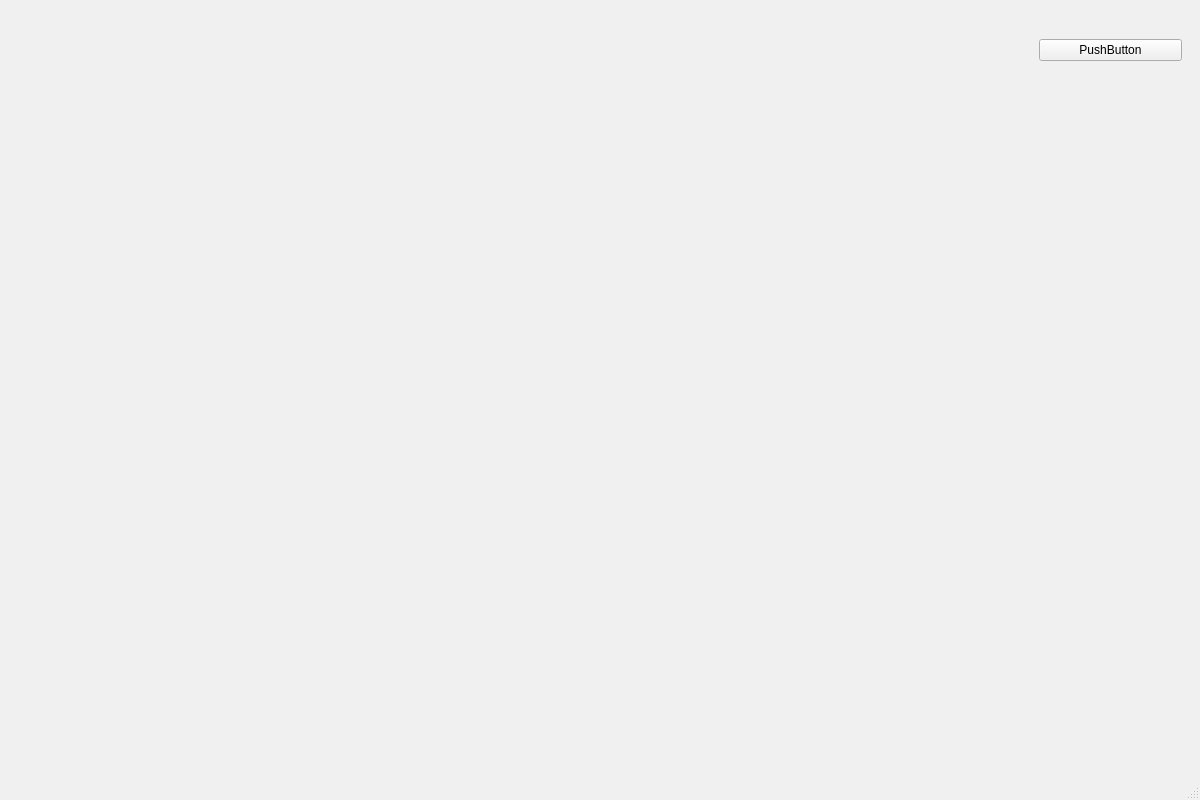
<?xml version="1.0" encoding="UTF-8"?>
<ui version="4.0">
 <class>MainWindow</class>
 <widget class="QMainWindow" name="MainWindow">
  <property name="geometry">
   <rect>
    <x>0</x>
    <y>0</y>
    <width>1200</width>
    <height>800</height>
   </rect>
  </property>
  <property name="palette">
   <palette>
    <active>
     <colorrole role="WindowText">
      <brush brushstyle="SolidPattern">
       <color alpha="255">
        <red>0</red>
        <green>0</green>
        <blue>0</blue>
       </color>
      </brush>
     </colorrole>
     <colorrole role="Button">
      <brush brushstyle="SolidPattern">
       <color alpha="255">
        <red>240</red>
        <green>240</green>
        <blue>240</blue>
       </color>
      </brush>
     </colorrole>
     <colorrole role="Light">
      <brush brushstyle="SolidPattern">
       <color alpha="255">
        <red>255</red>
        <green>255</green>
        <blue>255</blue>
       </color>
      </brush>
     </colorrole>
     <colorrole role="Midlight">
      <brush brushstyle="SolidPattern">
       <color alpha="255">
        <red>227</red>
        <green>227</green>
        <blue>227</blue>
       </color>
      </brush>
     </colorrole>
     <colorrole role="Dark">
      <brush brushstyle="SolidPattern">
       <color alpha="255">
        <red>160</red>
        <green>160</green>
        <blue>160</blue>
       </color>
      </brush>
     </colorrole>
     <colorrole role="Mid">
      <brush brushstyle="SolidPattern">
       <color alpha="255">
        <red>160</red>
        <green>160</green>
        <blue>160</blue>
       </color>
      </brush>
     </colorrole>
     <colorrole role="Text">
      <brush brushstyle="SolidPattern">
       <color alpha="255">
        <red>0</red>
        <green>0</green>
        <blue>0</blue>
       </color>
      </brush>
     </colorrole>
     <colorrole role="BrightText">
      <brush brushstyle="SolidPattern">
       <color alpha="255">
        <red>255</red>
        <green>255</green>
        <blue>255</blue>
       </color>
      </brush>
     </colorrole>
     <colorrole role="ButtonText">
      <brush brushstyle="SolidPattern">
       <color alpha="255">
        <red>0</red>
        <green>0</green>
        <blue>0</blue>
       </color>
      </brush>
     </colorrole>
     <colorrole role="Base">
      <brush brushstyle="SolidPattern">
       <color alpha="255">
        <red>255</red>
        <green>255</green>
        <blue>255</blue>
       </color>
      </brush>
     </colorrole>
     <colorrole role="Window">
      <brush brushstyle="SolidPattern">
       <color alpha="255">
        <red>0</red>
        <green>0</green>
        <blue>0</blue>
       </color>
      </brush>
     </colorrole>
     <colorrole role="Shadow">
      <brush brushstyle="SolidPattern">
       <color alpha="255">
        <red>105</red>
        <green>105</green>
        <blue>105</blue>
       </color>
      </brush>
     </colorrole>
     <colorrole role="Highlight">
      <brush brushstyle="SolidPattern">
       <color alpha="255">
        <red>0</red>
        <green>120</green>
        <blue>215</blue>
       </color>
      </brush>
     </colorrole>
     <colorrole role="HighlightedText">
      <brush brushstyle="SolidPattern">
       <color alpha="255">
        <red>255</red>
        <green>255</green>
        <blue>255</blue>
       </color>
      </brush>
     </colorrole>
     <colorrole role="Link">
      <brush brushstyle="SolidPattern">
       <color alpha="255">
        <red>0</red>
        <green>0</green>
        <blue>255</blue>
       </color>
      </brush>
     </colorrole>
     <colorrole role="LinkVisited">
      <brush brushstyle="SolidPattern">
       <color alpha="255">
        <red>255</red>
        <green>0</green>
        <blue>255</blue>
       </color>
      </brush>
     </colorrole>
     <colorrole role="AlternateBase">
      <brush brushstyle="SolidPattern">
       <color alpha="255">
        <red>245</red>
        <green>245</green>
        <blue>245</blue>
       </color>
      </brush>
     </colorrole>
     <colorrole role="NoRole">
      <brush brushstyle="SolidPattern">
       <color alpha="255">
        <red>0</red>
        <green>0</green>
        <blue>0</blue>
       </color>
      </brush>
     </colorrole>
     <colorrole role="ToolTipBase">
      <brush brushstyle="SolidPattern">
       <color alpha="255">
        <red>255</red>
        <green>255</green>
        <blue>220</blue>
       </color>
      </brush>
     </colorrole>
     <colorrole role="ToolTipText">
      <brush brushstyle="SolidPattern">
       <color alpha="255">
        <red>0</red>
        <green>0</green>
        <blue>0</blue>
       </color>
      </brush>
     </colorrole>
     <colorrole role="PlaceholderText">
      <brush brushstyle="SolidPattern">
       <color alpha="128">
        <red>0</red>
        <green>0</green>
        <blue>0</blue>
       </color>
      </brush>
     </colorrole>
    </active>
    <inactive>
     <colorrole role="WindowText">
      <brush brushstyle="SolidPattern">
       <color alpha="255">
        <red>0</red>
        <green>0</green>
        <blue>0</blue>
       </color>
      </brush>
     </colorrole>
     <colorrole role="Button">
      <brush brushstyle="SolidPattern">
       <color alpha="255">
        <red>240</red>
        <green>240</green>
        <blue>240</blue>
       </color>
      </brush>
     </colorrole>
     <colorrole role="Light">
      <brush brushstyle="SolidPattern">
       <color alpha="255">
        <red>255</red>
        <green>255</green>
        <blue>255</blue>
       </color>
      </brush>
     </colorrole>
     <colorrole role="Midlight">
      <brush brushstyle="SolidPattern">
       <color alpha="255">
        <red>227</red>
        <green>227</green>
        <blue>227</blue>
       </color>
      </brush>
     </colorrole>
     <colorrole role="Dark">
      <brush brushstyle="SolidPattern">
       <color alpha="255">
        <red>160</red>
        <green>160</green>
        <blue>160</blue>
       </color>
      </brush>
     </colorrole>
     <colorrole role="Mid">
      <brush brushstyle="SolidPattern">
       <color alpha="255">
        <red>160</red>
        <green>160</green>
        <blue>160</blue>
       </color>
      </brush>
     </colorrole>
     <colorrole role="Text">
      <brush brushstyle="SolidPattern">
       <color alpha="255">
        <red>0</red>
        <green>0</green>
        <blue>0</blue>
       </color>
      </brush>
     </colorrole>
     <colorrole role="BrightText">
      <brush brushstyle="SolidPattern">
       <color alpha="255">
        <red>255</red>
        <green>255</green>
        <blue>255</blue>
       </color>
      </brush>
     </colorrole>
     <colorrole role="ButtonText">
      <brush brushstyle="SolidPattern">
       <color alpha="255">
        <red>0</red>
        <green>0</green>
        <blue>0</blue>
       </color>
      </brush>
     </colorrole>
     <colorrole role="Base">
      <brush brushstyle="SolidPattern">
       <color alpha="255">
        <red>255</red>
        <green>255</green>
        <blue>255</blue>
       </color>
      </brush>
     </colorrole>
     <colorrole role="Window">
      <brush brushstyle="SolidPattern">
       <color alpha="255">
        <red>240</red>
        <green>240</green>
        <blue>240</blue>
       </color>
      </brush>
     </colorrole>
     <colorrole role="Shadow">
      <brush brushstyle="SolidPattern">
       <color alpha="255">
        <red>105</red>
        <green>105</green>
        <blue>105</blue>
       </color>
      </brush>
     </colorrole>
     <colorrole role="Highlight">
      <brush brushstyle="SolidPattern">
       <color alpha="255">
        <red>240</red>
        <green>240</green>
        <blue>240</blue>
       </color>
      </brush>
     </colorrole>
     <colorrole role="HighlightedText">
      <brush brushstyle="SolidPattern">
       <color alpha="255">
        <red>0</red>
        <green>0</green>
        <blue>0</blue>
       </color>
      </brush>
     </colorrole>
     <colorrole role="Link">
      <brush brushstyle="SolidPattern">
       <color alpha="255">
        <red>0</red>
        <green>0</green>
        <blue>255</blue>
       </color>
      </brush>
     </colorrole>
     <colorrole role="LinkVisited">
      <brush brushstyle="SolidPattern">
       <color alpha="255">
        <red>255</red>
        <green>0</green>
        <blue>255</blue>
       </color>
      </brush>
     </colorrole>
     <colorrole role="AlternateBase">
      <brush brushstyle="SolidPattern">
       <color alpha="255">
        <red>245</red>
        <green>245</green>
        <blue>245</blue>
       </color>
      </brush>
     </colorrole>
     <colorrole role="NoRole">
      <brush brushstyle="NoBrush">
       <color alpha="255">
        <red>0</red>
        <green>0</green>
        <blue>0</blue>
       </color>
      </brush>
     </colorrole>
     <colorrole role="ToolTipBase">
      <brush brushstyle="SolidPattern">
       <color alpha="255">
        <red>255</red>
        <green>255</green>
        <blue>220</blue>
       </color>
      </brush>
     </colorrole>
     <colorrole role="ToolTipText">
      <brush brushstyle="SolidPattern">
       <color alpha="255">
        <red>0</red>
        <green>0</green>
        <blue>0</blue>
       </color>
      </brush>
     </colorrole>
     <colorrole role="PlaceholderText">
      <brush brushstyle="SolidPattern">
       <color alpha="128">
        <red>0</red>
        <green>0</green>
        <blue>0</blue>
       </color>
      </brush>
     </colorrole>
    </inactive>
    <disabled>
     <colorrole role="WindowText">
      <brush brushstyle="SolidPattern">
       <color alpha="255">
        <red>120</red>
        <green>120</green>
        <blue>120</blue>
       </color>
      </brush>
     </colorrole>
     <colorrole role="Button">
      <brush brushstyle="SolidPattern">
       <color alpha="255">
        <red>240</red>
        <green>240</green>
        <blue>240</blue>
       </color>
      </brush>
     </colorrole>
     <colorrole role="Light">
      <brush brushstyle="SolidPattern">
       <color alpha="255">
        <red>255</red>
        <green>255</green>
        <blue>255</blue>
       </color>
      </brush>
     </colorrole>
     <colorrole role="Midlight">
      <brush brushstyle="SolidPattern">
       <color alpha="255">
        <red>247</red>
        <green>247</green>
        <blue>247</blue>
       </color>
      </brush>
     </colorrole>
     <colorrole role="Dark">
      <brush brushstyle="SolidPattern">
       <color alpha="255">
        <red>160</red>
        <green>160</green>
        <blue>160</blue>
       </color>
      </brush>
     </colorrole>
     <colorrole role="Mid">
      <brush brushstyle="SolidPattern">
       <color alpha="255">
        <red>160</red>
        <green>160</green>
        <blue>160</blue>
       </color>
      </brush>
     </colorrole>
     <colorrole role="Text">
      <brush brushstyle="SolidPattern">
       <color alpha="255">
        <red>120</red>
        <green>120</green>
        <blue>120</blue>
       </color>
      </brush>
     </colorrole>
     <colorrole role="BrightText">
      <brush brushstyle="SolidPattern">
       <color alpha="255">
        <red>255</red>
        <green>255</green>
        <blue>255</blue>
       </color>
      </brush>
     </colorrole>
     <colorrole role="ButtonText">
      <brush brushstyle="SolidPattern">
       <color alpha="255">
        <red>120</red>
        <green>120</green>
        <blue>120</blue>
       </color>
      </brush>
     </colorrole>
     <colorrole role="Base">
      <brush brushstyle="SolidPattern">
       <color alpha="255">
        <red>0</red>
        <green>0</green>
        <blue>0</blue>
       </color>
      </brush>
     </colorrole>
     <colorrole role="Window">
      <brush brushstyle="SolidPattern">
       <color alpha="255">
        <red>0</red>
        <green>0</green>
        <blue>0</blue>
       </color>
      </brush>
     </colorrole>
     <colorrole role="Shadow">
      <brush brushstyle="SolidPattern">
       <color alpha="255">
        <red>0</red>
        <green>0</green>
        <blue>0</blue>
       </color>
      </brush>
     </colorrole>
     <colorrole role="Highlight">
      <brush brushstyle="SolidPattern">
       <color alpha="255">
        <red>0</red>
        <green>120</green>
        <blue>215</blue>
       </color>
      </brush>
     </colorrole>
     <colorrole role="HighlightedText">
      <brush brushstyle="SolidPattern">
       <color alpha="255">
        <red>255</red>
        <green>255</green>
        <blue>255</blue>
       </color>
      </brush>
     </colorrole>
     <colorrole role="Link">
      <brush brushstyle="SolidPattern">
       <color alpha="255">
        <red>0</red>
        <green>0</green>
        <blue>255</blue>
       </color>
      </brush>
     </colorrole>
     <colorrole role="LinkVisited">
      <brush brushstyle="SolidPattern">
       <color alpha="255">
        <red>255</red>
        <green>0</green>
        <blue>255</blue>
       </color>
      </brush>
     </colorrole>
     <colorrole role="AlternateBase">
      <brush brushstyle="SolidPattern">
       <color alpha="255">
        <red>245</red>
        <green>245</green>
        <blue>245</blue>
       </color>
      </brush>
     </colorrole>
     <colorrole role="NoRole">
      <brush brushstyle="NoBrush">
       <color alpha="255">
        <red>0</red>
        <green>0</green>
        <blue>0</blue>
       </color>
      </brush>
     </colorrole>
     <colorrole role="ToolTipBase">
      <brush brushstyle="SolidPattern">
       <color alpha="255">
        <red>255</red>
        <green>255</green>
        <blue>220</blue>
       </color>
      </brush>
     </colorrole>
     <colorrole role="ToolTipText">
      <brush brushstyle="SolidPattern">
       <color alpha="255">
        <red>0</red>
        <green>0</green>
        <blue>0</blue>
       </color>
      </brush>
     </colorrole>
     <colorrole role="PlaceholderText">
      <brush brushstyle="SolidPattern">
       <color alpha="128">
        <red>0</red>
        <green>0</green>
        <blue>0</blue>
       </color>
      </brush>
     </colorrole>
    </disabled>
   </palette>
  </property>
  <property name="windowTitle">
   <string>MainWindow</string>
  </property>
  <widget class="QWidget" name="centralwidget">
   <property name="palette">
    <palette>
     <active/>
     <inactive/>
     <disabled/>
    </palette>
   </property>
   <widget class="QFrame" name="gridFrame">
    <property name="geometry">
     <rect>
      <x>1030</x>
      <y>20</y>
      <width>161</width>
      <height>61</height>
     </rect>
    </property>
    <property name="autoFillBackground">
     <bool>false</bool>
    </property>
    <layout class="QHBoxLayout" name="horizontalLayout">
     <item>
      <widget class="QPushButton" name="pushButton">
       <property name="text">
        <string>PushButton</string>
       </property>
      </widget>
     </item>
    </layout>
   </widget>
  </widget>
  <widget class="QMenuBar" name="menubar">
   <property name="geometry">
    <rect>
     <x>0</x>
     <y>0</y>
     <width>1200</width>
     <height>22</height>
    </rect>
   </property>
  </widget>
  <widget class="QStatusBar" name="statusbar"/>
 </widget>
 <resources/>
 <connections/>
</ui>
